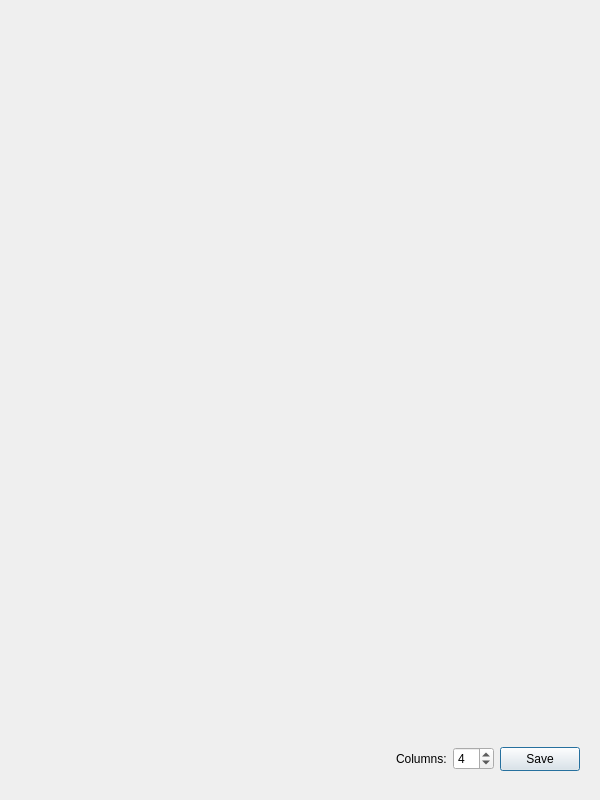
<?xml version="1.0" encoding="UTF-8"?>
<ui version="4.0">
 <class>FramesMergeDialog</class>
 <widget class="QDialog" name="FramesMergeDialog">
  <property name="geometry">
   <rect>
    <x>0</x>
    <y>0</y>
    <width>600</width>
    <height>800</height>
   </rect>
  </property>
  <property name="windowTitle">
   <string>Dialog</string>
  </property>
  <layout class="QVBoxLayout" name="verticalLayout" stretch="1,0">
   <item>
    <widget class="ady::AnimationFramesPlayer" name="image" native="true"/>
   </item>
   <item>
    <widget class="QWidget" name="footer" native="true">
     <property name="minimumSize">
      <size>
       <width>0</width>
       <height>60</height>
      </size>
     </property>
     <layout class="QHBoxLayout" name="horizontalLayout">
      <item>
       <spacer name="horizontalSpacer">
        <property name="orientation">
         <enum>Qt::Horizontal</enum>
        </property>
        <property name="sizeHint" stdset="0">
         <size>
          <width>168</width>
          <height>20</height>
         </size>
        </property>
       </spacer>
      </item>
      <item>
       <widget class="QLabel" name="label">
        <property name="text">
         <string>Columns:</string>
        </property>
       </widget>
      </item>
      <item>
       <widget class="QSpinBox" name="columns">
        <property name="minimum">
         <number>1</number>
        </property>
        <property name="value">
         <number>4</number>
        </property>
       </widget>
      </item>
      <item>
       <widget class="QPushButton" name="save">
        <property name="minimumSize">
         <size>
          <width>0</width>
          <height>24</height>
         </size>
        </property>
        <property name="text">
         <string>Save</string>
        </property>
       </widget>
      </item>
     </layout>
    </widget>
   </item>
  </layout>
 </widget>
 <customwidgets>
  <customwidget>
   <class>ady::AnimationFramesPlayer</class>
   <extends>QWidget</extends>
   <header>animation_frames_player.h</header>
   <container>1</container>
  </customwidget>
 </customwidgets>
 <resources/>
 <connections/>
</ui>
